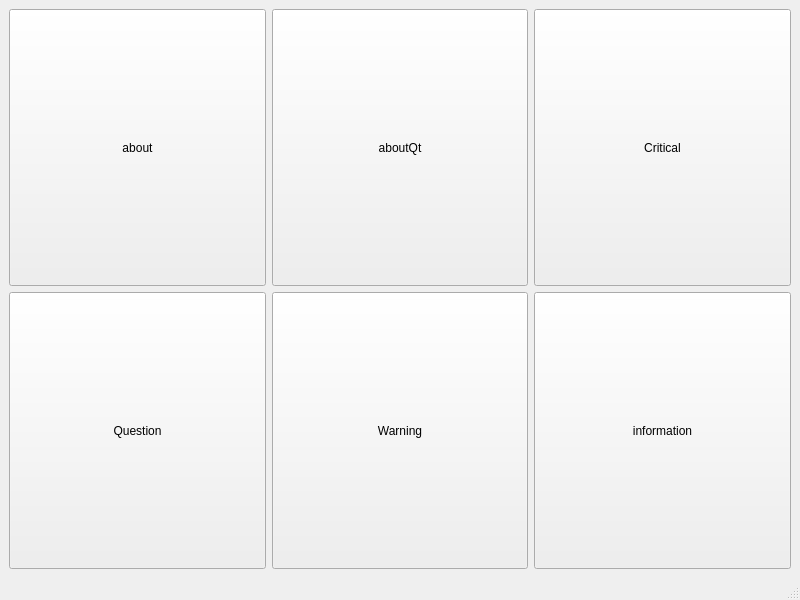
<?xml version="1.0" encoding="UTF-8"?>
<ui version="4.0">
 <class>MainWindow</class>
 <widget class="QMainWindow" name="MainWindow">
  <property name="geometry">
   <rect>
    <x>0</x>
    <y>0</y>
    <width>800</width>
    <height>600</height>
   </rect>
  </property>
  <property name="windowTitle">
   <string>MainWindow</string>
  </property>
  <widget class="QWidget" name="centralwidget">
   <layout class="QGridLayout" name="gridLayout">
    <item row="0" column="0">
     <widget class="QPushButton" name="pushButton">
      <property name="sizePolicy">
       <sizepolicy hsizetype="Minimum" vsizetype="Preferred">
        <horstretch>0</horstretch>
        <verstretch>0</verstretch>
       </sizepolicy>
      </property>
      <property name="text">
       <string>about</string>
      </property>
     </widget>
    </item>
    <item row="1" column="1">
     <widget class="QPushButton" name="pushButton_3">
      <property name="sizePolicy">
       <sizepolicy hsizetype="Minimum" vsizetype="Preferred">
        <horstretch>0</horstretch>
        <verstretch>0</verstretch>
       </sizepolicy>
      </property>
      <property name="text">
       <string>Warning</string>
      </property>
     </widget>
    </item>
    <item row="1" column="2">
     <widget class="QPushButton" name="pushButton_7">
      <property name="sizePolicy">
       <sizepolicy hsizetype="Minimum" vsizetype="Preferred">
        <horstretch>0</horstretch>
        <verstretch>0</verstretch>
       </sizepolicy>
      </property>
      <property name="text">
       <string>information</string>
      </property>
     </widget>
    </item>
    <item row="1" column="0">
     <widget class="QPushButton" name="pushButton_4">
      <property name="sizePolicy">
       <sizepolicy hsizetype="Minimum" vsizetype="Preferred">
        <horstretch>0</horstretch>
        <verstretch>0</verstretch>
       </sizepolicy>
      </property>
      <property name="text">
       <string>Question</string>
      </property>
     </widget>
    </item>
    <item row="0" column="2">
     <widget class="QPushButton" name="pushButton_6">
      <property name="sizePolicy">
       <sizepolicy hsizetype="Minimum" vsizetype="Preferred">
        <horstretch>0</horstretch>
        <verstretch>0</verstretch>
       </sizepolicy>
      </property>
      <property name="text">
       <string>Critical</string>
      </property>
     </widget>
    </item>
    <item row="0" column="1">
     <widget class="QPushButton" name="pushButton_2">
      <property name="sizePolicy">
       <sizepolicy hsizetype="Minimum" vsizetype="Preferred">
        <horstretch>0</horstretch>
        <verstretch>0</verstretch>
       </sizepolicy>
      </property>
      <property name="text">
       <string>aboutQt</string>
      </property>
     </widget>
    </item>
   </layout>
  </widget>
  <widget class="QMenuBar" name="menubar">
   <property name="geometry">
    <rect>
     <x>0</x>
     <y>0</y>
     <width>800</width>
     <height>22</height>
    </rect>
   </property>
  </widget>
  <widget class="QStatusBar" name="statusbar"/>
 </widget>
 <resources/>
 <connections/>
</ui>
